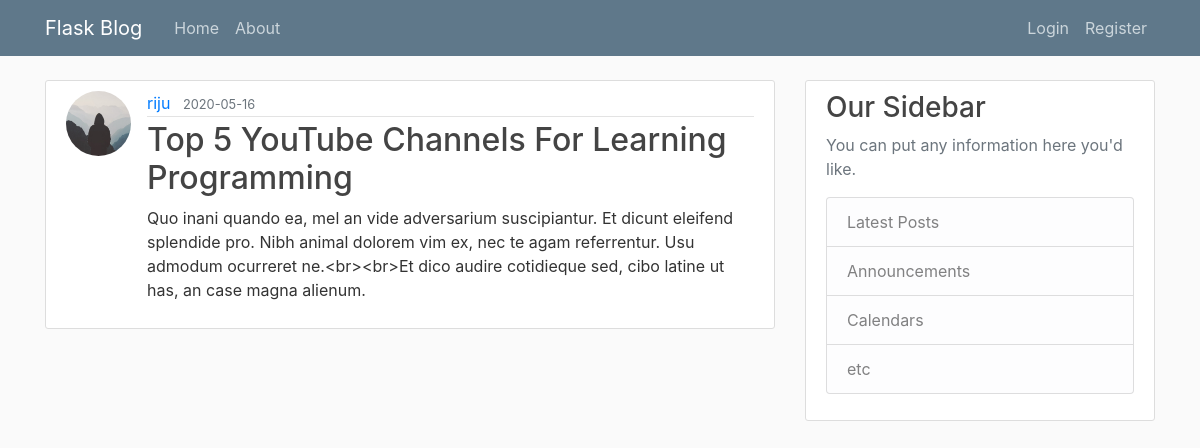
/post/169, run on the app's committed database.
### flaskblog/models.py (models this page shows, shortened)
class User(db.Model, UserMixin):
	id = db.Column(db.Integer, primary_key=True)
	username = db.Column(db.String(20), unique=True, nullable=False)
	email = db.Column(db.String(100), unique=True, nullable=False)
	password = db.Column(db.String(60), nullable=False)
	image_file = db.Column(db.String(60), nullable=False, default='default.jpg')
	posts = db.relationship('Post', backref='author', lazy=True)

class Post(db.Model):
	id = db.Column(db.Integer, primary_key=True)
	user_id = db.Column(db.Integer, db.ForeignKey('user.id'), nullable=False)
	title = db.Column(db.String(100), nullable=False)
	date_posted = db.Column(db.DateTime, nullable=False, default=datetime.utcnow)
	content = db.Column(db.Text, nullable=False)

### flaskblog/routes.py (the view)
@app.route('/post/<int:post_id>')
def post(post_id):
	post = Post.query.get_or_404(post_id)
	return render_template('post.html', title=post.title, post=post)

### flaskblog/templates/post.html (shortened to what this page needs)
{% extends 'layout.html' %}
{% block content %}
	<article class="media content-section">
	  <img class="rounded-circle article-img" src="{{ url_for('static', filename='profile_pics/'+post.author.image_file) }}">
	  <div class="media-body">
	    <div class="article-metadata">
	      <a class="mr-2" href="#">{{ post.author.username }}</a>
	      <small class="text-muted">{{ post.date_posted.strftime('%Y-%m-%d') }}</small>
	    </div>
	    <h2 class="article-title">{{ post.title }}</h2>
	    <p class="article-content">{{ post.content }}</p>
	  </div>
	</article>
{% endblock content %}

### flaskblog/templates/layout.html (shortened to what this page needs)
<html>
	<head>
	    <link rel="stylesheet" href="https://maxcdn.bootstrapcdn.com/bootstrap/4.0.0/css/bootstrap.min.css">
	    <link rel="stylesheet" type="text/css" href="{{ url_for('static', filename='main.css') }}">
	</head>
	<body>
		<header class="site-header">
		  <nav class="navbar navbar-expand-md navbar-dark bg-steel fixed-top">
		    <div class="container">
		      <a class="navbar-brand mr-4" href="/">Flask Blog</a>
		      <div class="collapse navbar-collapse" id="navbarToggle">
		        <div class="navbar-nav mr-auto">
		          <a class="nav-item nav-link" href="{{ url_for('home') }}">Home</a>
		          <a class="nav-item nav-link" href="{{ url_for('about') }}">About</a>
		        </div>
		        <div class="navbar-nav">
		          {% if current_user.is_authenticated %}
		          <a class="nav-item nav-link" href="{{ url_for('add_post') }}">Create Post</a>
		          <a class="nav-item nav-link" href="{{ url_for('account') }}">Account</a>
		          	  <a class="nav-item nav-link" href="{{ url_for('logout') }}">Logout</a>
		          {% else %}
			          <a class="nav-item nav-link" href="{{ url_for('login') }}">Login</a>
			          <a class="nav-item nav-link" href="{{ url_for('register') }}">Register</a>
			      {% endif %}
		        </div>
		      </div>
		    </div>
		  </nav>
		</header>
		<main role="main" class="container">
		  <div class="row">
		    <div class="col-md-8">
		        {% block content %}{% endblock %}
		    </div>
		    <div class="col-md-4">
		      <div class="content-section">
		        <h3>Our Sidebar</h3>
		        <p class='text-muted'>You can put any information here you'd like.
		          <ul class="list-group">
		            <li class="list-group-item list-group-item-light">Latest Posts</li>
		            <li class="list-group-item list-group-item-light">Announcements</li>
		            <li class="list-group-item list-group-item-light">Calendars</li>
		            <li class="list-group-item list-group-item-light">etc</li>
		          </ul>
		        </p>
		      </div>
		    </div>
		  </div>
		</main>
	</body>
</html>

### flaskblog/static/main.css (style rules this page uses)
body { background: #fafafa; color: #333333; margin-top: 5rem; }
h1, h2, h3, h4, h5, h6 { color: #444444; }
.bg-steel { background-color: #5f788a; }
.site-header .navbar-nav .nav-link { color: #cbd5db; }
.content-section { background: #ffffff; padding: 10px 20px; border: 1px solid #dddddd; border-radius: 3px; margin-bottom: 20px; }
.article-title { color: #444444; }
.article-content { white-space: pre-line; }
.article-img { height: 65px; width: 65px; margin-right: 16px; }
.article-metadata { padding-bottom: 1px; margin-bottom: 4px; border-bottom: 1px solid #e3e3e3 }

### data on the page
User: image_file (placeholder picture), author.username "riju"
Post: date_posted "2020-05-16", title "Top 5 YouTube Channels For Learning Programming", content "Quo inani quando ea, mel an vide adversarium suscipiantur. Et dicunt eleifend splendide pro. Nibh animal dolorem vim ex, nec te agam referrentur. Usu admodum ocurreret ne.<br><br>Et dico audire cotidieque sed, cibo latine ut has, an case magna alienum."
